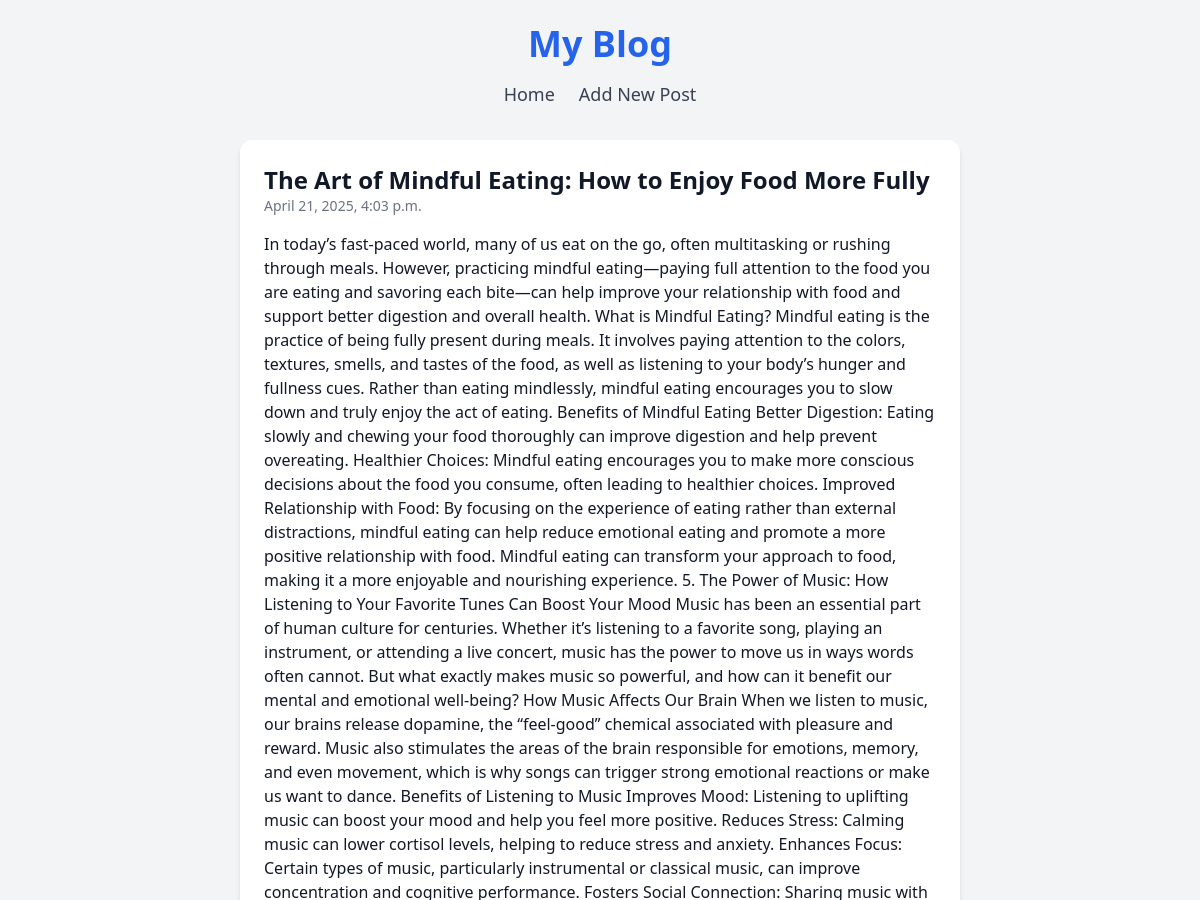
The page /posts/5/ (upper part) on the database as committed earlier.
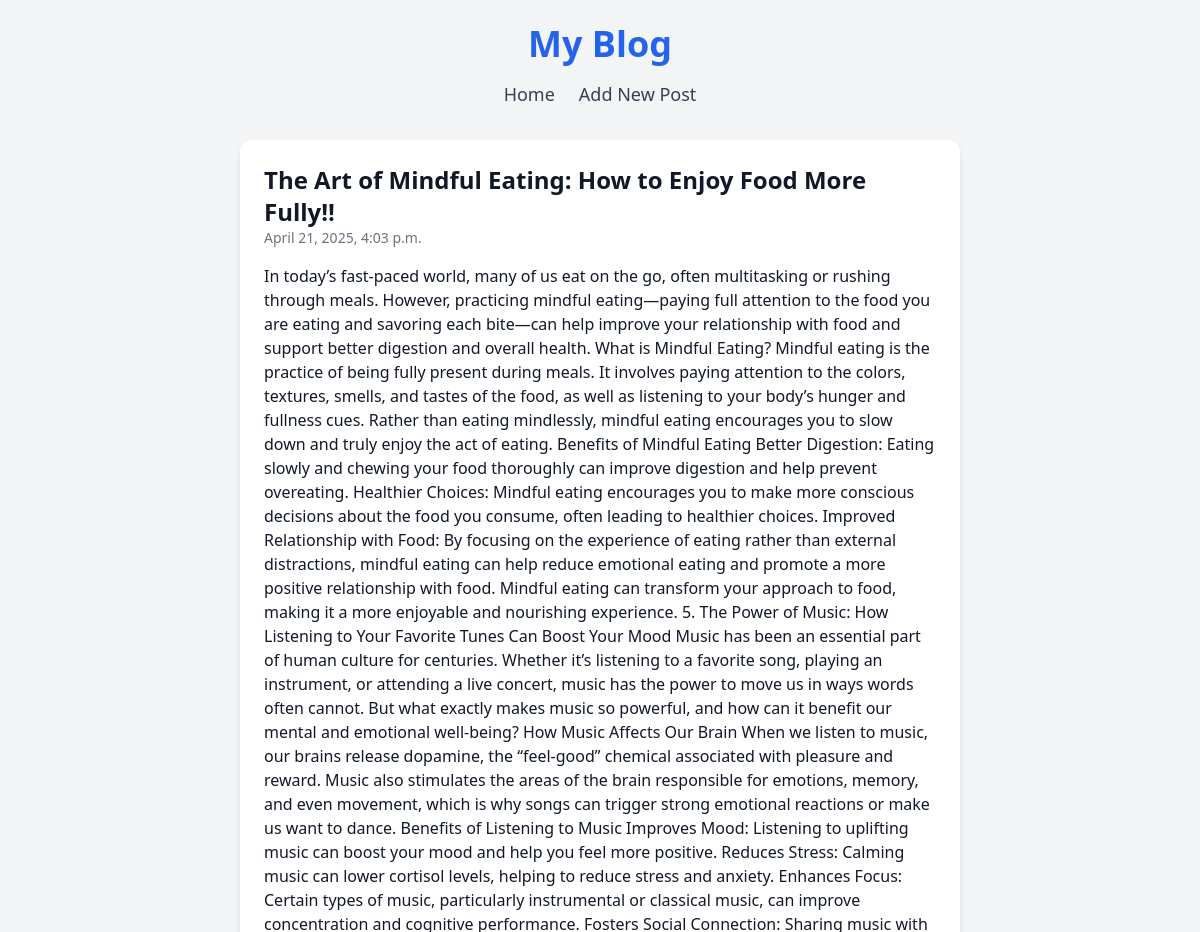
The same page on the database as committed later.
### blog/models.py (models this page shows, shortened)
class Post(models.Model):
    title = models.CharField(max_length=200)
    content = models.TextField()
    created_at = models.DateTimeField(auto_now_add=True)
    updated_at = models.DateTimeField(auto_now=True)

### blog/views.py (the view)
# urls.py: path('<int:pk>/', views.post_detail, name='post_detail'),
def post_detail(request, pk):
    post = get_object_or_404(Post, pk=pk)
    return render(request, 'blog/post_detail.html', {'post': post})

### blog/templates/blog/post_detail.html (shortened to what this page needs)
{% extends 'blog/base.html' %}
{% block content %}
  <h2 class="text-2xl font-bold">{{ post.title }}</h2>
  <p class="text-sm text-gray-500">{{ post.created_at }}</p>
  <div class="mt-4">{{ post.content }}</div>
{% endblock %}

Rows that differ between the two databases and show on the page:
changed Post: title "The Art of Mindful Eating: How to Enjoy Food More Fully" → "The Art of Mindful Eating: How to Enjoy Food More Fully!!"
